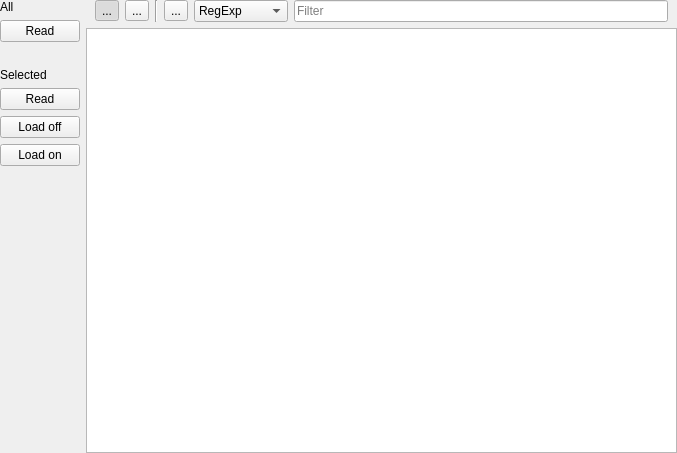
<?xml version="1.0" encoding="UTF-8"?>
<ui version="4.0">
 <class>RelayWdgt</class>
 <widget class="QWidget" name="RelayWdgt">
  <property name="geometry">
   <rect>
    <x>0</x>
    <y>0</y>
    <width>677</width>
    <height>453</height>
   </rect>
  </property>
  <property name="windowTitle">
   <string>Form</string>
  </property>
  <layout class="QGridLayout" name="gridLayout">
   <property name="leftMargin">
    <number>0</number>
   </property>
   <property name="topMargin">
    <number>0</number>
   </property>
   <property name="rightMargin">
    <number>0</number>
   </property>
   <property name="bottomMargin">
    <number>0</number>
   </property>
   <item row="0" column="0" rowspan="2">
    <widget class="QWidget" name="widget" native="true">
     <property name="sizePolicy">
      <sizepolicy hsizetype="Fixed" vsizetype="Preferred">
       <horstretch>0</horstretch>
       <verstretch>0</verstretch>
      </sizepolicy>
     </property>
     <layout class="QVBoxLayout" name="verticalLayout_4">
      <property name="leftMargin">
       <number>0</number>
      </property>
      <property name="topMargin">
       <number>0</number>
      </property>
      <property name="rightMargin">
       <number>0</number>
      </property>
      <property name="bottomMargin">
       <number>0</number>
      </property>
      <item>
       <widget class="QLabel" name="label">
        <property name="text">
         <string>All</string>
        </property>
       </widget>
      </item>
      <item>
       <widget class="QPushButton" name="pushButton_2">
        <property name="text">
         <string>Read</string>
        </property>
        <property name="icon">
         <iconset resource="../res.qrc">
          <normaloff>:/katynko/svg/format-disconnect-node.svg</normaloff>:/katynko/svg/format-disconnect-node.svg</iconset>
        </property>
       </widget>
      </item>
      <item>
       <spacer name="horizontalSpacer">
        <property name="orientation">
         <enum>Qt::Horizontal</enum>
        </property>
        <property name="sizeType">
         <enum>QSizePolicy::Ignored</enum>
        </property>
        <property name="sizeHint" stdset="0">
         <size>
          <width>77</width>
          <height>20</height>
         </size>
        </property>
       </spacer>
      </item>
      <item>
       <widget class="QLabel" name="label_2">
        <property name="text">
         <string>Selected</string>
        </property>
       </widget>
      </item>
      <item>
       <widget class="QWidget" name="widget_2" native="true">
        <property name="sizePolicy">
         <sizepolicy hsizetype="Fixed" vsizetype="Preferred">
          <horstretch>0</horstretch>
          <verstretch>0</verstretch>
         </sizepolicy>
        </property>
        <layout class="QVBoxLayout" name="verticalLayout_2">
         <property name="leftMargin">
          <number>0</number>
         </property>
         <property name="topMargin">
          <number>0</number>
         </property>
         <property name="rightMargin">
          <number>0</number>
         </property>
         <property name="bottomMargin">
          <number>0</number>
         </property>
         <item>
          <widget class="QPushButton" name="pushButton_4">
           <property name="text">
            <string>Read</string>
           </property>
           <property name="icon">
            <iconset resource="../res.qrc">
             <normaloff>:/katynko/svg/format-disconnect-node.svg</normaloff>:/katynko/svg/format-disconnect-node.svg</iconset>
           </property>
          </widget>
         </item>
         <item>
          <widget class="QPushButton" name="pushButton">
           <property name="text">
            <string>Load off</string>
           </property>
           <property name="icon">
            <iconset resource="../res.qrc">
             <normaloff>:/katynko/svg3/relay-load-off.svg</normaloff>:/katynko/svg3/relay-load-off.svg</iconset>
           </property>
          </widget>
         </item>
         <item>
          <widget class="QPushButton" name="pushButton_3">
           <property name="text">
            <string>Load on</string>
           </property>
           <property name="icon">
            <iconset resource="../res.qrc">
             <normaloff>:/katynko/svg3/relay-load-on.svg</normaloff>:/katynko/svg3/relay-load-on.svg</iconset>
           </property>
          </widget>
         </item>
        </layout>
       </widget>
      </item>
      <item>
       <spacer name="verticalSpacer">
        <property name="orientation">
         <enum>Qt::Vertical</enum>
        </property>
        <property name="sizeHint" stdset="0">
         <size>
          <width>20</width>
          <height>261</height>
         </size>
        </property>
       </spacer>
      </item>
     </layout>
    </widget>
   </item>
   <item row="0" column="1">
    <layout class="QHBoxLayout" name="horizontalLayout_61">
     <property name="leftMargin">
      <number>9</number>
     </property>
     <property name="topMargin">
      <number>0</number>
     </property>
     <property name="rightMargin">
      <number>9</number>
     </property>
     <item>
      <widget class="QToolButton" name="tbShowList">
       <property name="text">
        <string>...</string>
       </property>
       <property name="icon">
        <iconset resource="../res.qrc">
         <normaloff>:/katynko/svg2/lc_dbtableedit.svg</normaloff>:/katynko/svg2/lc_dbtableedit.svg</iconset>
       </property>
       <property name="checkable">
        <bool>true</bool>
       </property>
       <property name="checked">
        <bool>true</bool>
       </property>
      </widget>
     </item>
     <item>
      <widget class="QToolButton" name="tbShowMap">
       <property name="text">
        <string>...</string>
       </property>
       <property name="icon">
        <iconset resource="../res.qrc">
         <normaloff>:/katynko/svg2/lc_browseview.svg</normaloff>:/katynko/svg2/lc_browseview.svg</iconset>
       </property>
       <property name="checkable">
        <bool>true</bool>
       </property>
      </widget>
     </item>
     <item>
      <widget class="Line" name="line">
       <property name="orientation">
        <enum>Qt::Vertical</enum>
       </property>
      </widget>
     </item>
     <item>
      <widget class="QToolButton" name="tbFilter">
       <property name="text">
        <string>...</string>
       </property>
       <property name="icon">
        <iconset resource="../res.qrc">
         <normaloff>:/katynko/svg/view-filter.svg</normaloff>:/katynko/svg/view-filter.svg</iconset>
       </property>
       <property name="checkable">
        <bool>false</bool>
       </property>
       <property name="autoRaise">
        <bool>false</bool>
       </property>
      </widget>
     </item>
     <item>
      <widget class="QComboBox" name="cbFilterMode">
       <property name="currentIndex">
        <number>0</number>
       </property>
       <property name="sizeAdjustPolicy">
        <enum>QComboBox::AdjustToContents</enum>
       </property>
       <item>
        <property name="text">
         <string>RegExp</string>
        </property>
       </item>
       <item>
        <property name="text">
         <string>Whole word</string>
        </property>
       </item>
      </widget>
     </item>
     <item>
      <widget class="QLineEdit" name="leFilter">
       <property name="placeholderText">
        <string>Filter</string>
       </property>
       <property name="clearButtonEnabled">
        <bool>true</bool>
       </property>
      </widget>
     </item>
    </layout>
   </item>
   <item row="1" column="1">
    <widget class="QStackedWidget" name="stackedWidget">
     <property name="sizePolicy">
      <sizepolicy hsizetype="Expanding" vsizetype="Expanding">
       <horstretch>0</horstretch>
       <verstretch>0</verstretch>
      </sizepolicy>
     </property>
     <property name="currentIndex">
      <number>0</number>
     </property>
     <widget class="QWidget" name="page">
      <layout class="QVBoxLayout" name="verticalLayout">
       <property name="leftMargin">
        <number>0</number>
       </property>
       <property name="topMargin">
        <number>0</number>
       </property>
       <property name="rightMargin">
        <number>0</number>
       </property>
       <property name="bottomMargin">
        <number>0</number>
       </property>
       <item>
        <widget class="QTableView" name="tvTable">
         <property name="font">
          <font>
           <pointsize>12</pointsize>
          </font>
         </property>
         <property name="editTriggers">
          <set>QAbstractItemView::NoEditTriggers</set>
         </property>
         <property name="alternatingRowColors">
          <bool>true</bool>
         </property>
         <property name="selectionBehavior">
          <enum>QAbstractItemView::SelectRows</enum>
         </property>
         <property name="sortingEnabled">
          <bool>true</bool>
         </property>
         <property name="cornerButtonEnabled">
          <bool>true</bool>
         </property>
        </widget>
       </item>
      </layout>
     </widget>
     <widget class="QWidget" name="page_2">
      <layout class="QVBoxLayout" name="verticalLayout_3">
       <property name="leftMargin">
        <number>0</number>
       </property>
       <property name="topMargin">
        <number>0</number>
       </property>
       <property name="rightMargin">
        <number>0</number>
       </property>
       <property name="bottomMargin">
        <number>0</number>
       </property>
       <item>
        <layout class="QVBoxLayout" name="vlQmlMap"/>
       </item>
      </layout>
     </widget>
    </widget>
   </item>
  </layout>
 </widget>
 <resources>
  <include location="../res.qrc"/>
 </resources>
 <connections/>
</ui>
